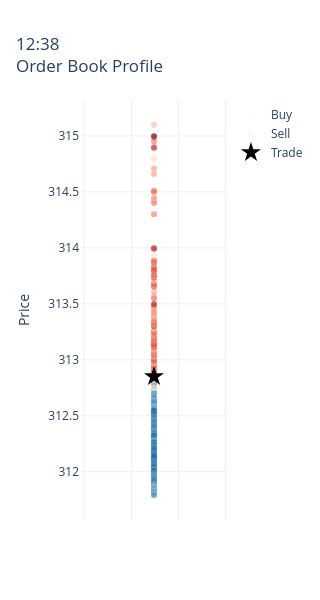

Notebook cell for this chart:
### Code cell
plot_order_book_profile(buy_per_min, sell_per_min, trades_per_min, target_timestamp=get_timestamp('12:38'))
